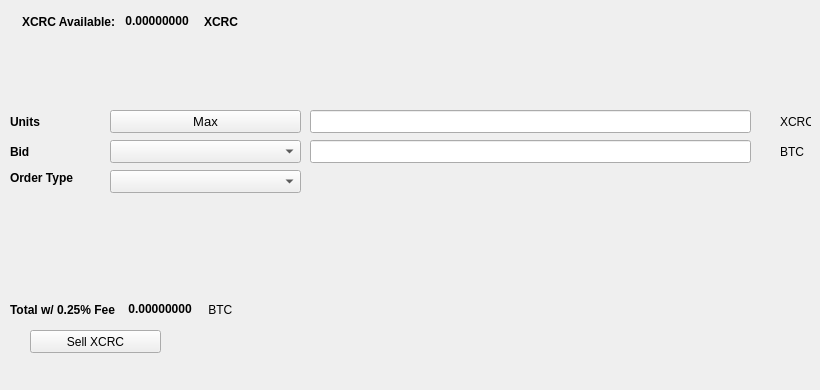
   <widget class="QWidget" name="SellTab">
    <attribute name="title">
     <string>Sell</string>
    </attribute>
    <widget class="QLabel" name="label_16">
     <property name="geometry">
      <rect>
       <x>780</x>
       <y>140</y>
       <width>31</width>
       <height>23</height>
      </rect>
     </property>
     <property name="text">
      <string>BTC</string>
     </property>
    </widget>
    <widget class="QComboBox" name="SellBidcomboBox">
     <property name="geometry">
      <rect>
       <x>110</x>
       <y>140</y>
       <width>191</width>
       <height>23</height>
      </rect>
     </property>
     <property name="font">
      <font>
       <pointsize>10</pointsize>
      </font>
     </property>
    </widget>
    <widget class="QLabel" name="label_18">
     <property name="geometry">
      <rect>
       <x>10</x>
       <y>110</y>
       <width>46</width>
       <height>23</height>
      </rect>
     </property>
     <property name="font">
      <font>
       <weight>75</weight>
       <bold>true</bold>
      </font>
     </property>
     <property name="text">
      <string>Units</string>
     </property>
    </widget>
    <widget class="QPushButton" name="Sell_Max_Amount">
     <property name="geometry">
      <rect>
       <x>110</x>
       <y>110</y>
       <width>191</width>
       <height>23</height>
      </rect>
     </property>
     <property name="font">
      <font>
       <pointsize>10</pointsize>
      </font>
     </property>
     <property name="text">
      <string>Max</string>
     </property>
    </widget>
    <widget class="QLabel" name="label_20">
     <property name="geometry">
      <rect>
       <x>10</x>
       <y>170</y>
       <width>91</width>
       <height>16</height>
      </rect>
     </property>
     <property name="font">
      <font>
       <weight>75</weight>
       <bold>true</bold>
      </font>
     </property>
     <property name="text">
      <string>Order Type</string>
     </property>
    </widget>
    <widget class="QComboBox" name="SellOrdertypeCombo">
     <property name="geometry">
      <rect>
       <x>110</x>
       <y>170</y>
       <width>191</width>
       <height>23</height>
      </rect>
     </property>
     <property name="font">
      <font>
       <pointsize>10</pointsize>
      </font>
     </property>
    </widget>
    <widget class="QLabel" name="label_21">
     <property name="geometry">
      <rect>
       <x>10</x>
       <y>140</y>
       <width>46</width>
       <height>23</height>
      </rect>
     </property>
     <property name="font">
      <font>
       <weight>75</weight>
       <bold>true</bold>
      </font>
     </property>
     <property name="text">
      <string>Bid</string>
     </property>
    </widget>
    <widget class="QLabel" name="label_22">
     <property name="geometry">
      <rect>
       <x>780</x>
       <y>110</y>
       <width>31</width>
       <height>23</height>
      </rect>
     </property>
     <property name="text">
      <string>XCRC</string>
     </property>
    </widget>
    <widget class="QLineEdit" name="UnitsInputXLR">
     <property name="geometry">
      <rect>
       <x>310</x>
       <y>110</y>
       <width>441</width>
       <height>23</height>
      </rect>
     </property>
     <property name="font">
      <font>
       <pointsize>9</pointsize>
       <weight>75</weight>
       <bold>true</bold>
      </font>
     </property>
    </widget>
    <widget class="QLineEdit" name="SellBidPriceEdit">
     <property name="geometry">
      <rect>
       <x>310</x>
       <y>140</y>
       <width>441</width>
       <height>23</height>
      </rect>
     </property>
     <property name="font">
      <font>
       <pointsize>9</pointsize>
       <weight>75</weight>
       <bold>true</bold>
      </font>
     </property>
    </widget>
    <widget class="QPushButton" name="SellXLRBTN">
     <property name="geometry">
      <rect>
       <x>30</x>
       <y>330</y>
       <width>131</width>
       <height>23</height>
      </rect>
     </property>
     <property name="text">
      <string>Sell XCRC</string>
     </property>
     <property name="icon">
      <iconset resource="../cryptocrowd">
       <normaloff>:/icons/bitcoin</normaloff>:/icons/bitcoin</iconset>
     </property>
    </widget>
    <widget class="QWidget" name="layoutWidget3">
     <property name="geometry">
      <rect>
       <x>22</x>
       <y>12</y>
       <width>258</width>
       <height>19</height>
      </rect>
     </property>
     <layout class="QHBoxLayout" name="horizontalLayout">
      <item>
       <widget class="QLabel" name="label232_2">
        <property name="font">
         <font>
          <weight>75</weight>
          <bold>true</bold>
         </font>
        </property>
        <property name="text">
         <string>XCRC Available:</string>
        </property>
       </widget>
      </item>
      <item>
       <widget class="QLabel" name="XLRAvailableLabel">
        <property name="palette">
         <palette>
          <active>
           <colorrole role="WindowText">
            <brush brushstyle="SolidPattern">
             <color alpha="255">
              <red>0</red>
              <green>0</green>
              <blue>0</blue>
             </color>
            </brush>
           </colorrole>
           <colorrole role="Button">
            <brush brushstyle="SolidPattern">
             <color alpha="255">
              <red>0</red>
              <green>170</green>
              <blue>0</blue>
             </color>
            </brush>
           </colorrole>
           <colorrole role="Light">
            <brush brushstyle="SolidPattern">
             <color alpha="255">
              <red>0</red>
              <green>255</green>
              <blue>0</blue>
             </color>
            </brush>
           </colorrole>
           <colorrole role="Midlight">
            <brush brushstyle="SolidPattern">
             <color alpha="255">
              <red>0</red>
              <green>212</green>
              <blue>0</blue>
             </color>
            </brush>
           </colorrole>
           <colorrole role="Dark">
            <brush brushstyle="SolidPattern">
             <color alpha="255">
              <red>0</red>
              <green>85</green>
              <blue>0</blue>
             </color>
            </brush>
           </colorrole>
           <colorrole role="Mid">
            <brush brushstyle="SolidPattern">
             <color alpha="255">
              <red>0</red>
              <green>113</green>
              <blue>0</blue>
             </color>
            </brush>
           </colorrole>
           <colorrole role="Text">
            <brush brushstyle="SolidPattern">
             <color alpha="255">
              <red>0</red>
              <green>170</green>
              <blue>0</blue>
             </color>
            </brush>
           </colorrole>
           <colorrole role="BrightText">
            <brush brushstyle="SolidPattern">
             <color alpha="255">
              <red>255</red>
              <green>255</green>
              <blue>255</blue>
             </color>
            </brush>
           </colorrole>
           <colorrole role="ButtonText">
            <brush brushstyle="SolidPattern">
             <color alpha="255">
              <red>0</red>
              <green>0</green>
              <blue>0</blue>
             </color>
            </brush>
           </colorrole>
           <colorrole role="Base">
            <brush brushstyle="SolidPattern">
             <color alpha="255">
              <red>255</red>
              <green>255</green>
              <blue>255</blue>
             </color>
            </brush>
           </colorrole>
           <colorrole role="Window">
            <brush brushstyle="SolidPattern">
             <color alpha="255">
              <red>0</red>
              <green>170</green>
              <blue>0</blue>
             </color>
            </brush>
           </colorrole>
           <colorrole role="Shadow">
            <brush brushstyle="SolidPattern">
             <color alpha="255">
              <red>0</red>
              <green>0</green>
              <blue>0</blue>
             </color>
            </brush>
           </colorrole>
           <colorrole role="AlternateBase">
            <brush brushstyle="SolidPattern">
             <color alpha="255">
              <red>127</red>
              <green>212</green>
              <blue>127</blue>
             </color>
            </brush>
           </colorrole>
           <colorrole role="ToolTipBase">
            <brush brushstyle="SolidPattern">
             <color alpha="255">
              <red>255</red>
              <green>255</green>
              <blue>220</blue>
             </color>
            </brush>
           </colorrole>
           <colorrole role="ToolTipText">
            <brush brushstyle="SolidPattern">
             <color alpha="255">
              <red>0</red>
              <green>0</green>
              <blue>0</blue>
             </color>
            </brush>
           </colorrole>
          </active>
          <inactive>
           <colorrole role="WindowText">
            <brush brushstyle="SolidPattern">
             <color alpha="255">
              <red>0</red>
              <green>0</green>
              <blue>0</blue>
             </color>
            </brush>
           </colorrole>
           <colorrole role="Button">
            <brush brushstyle="SolidPattern">
             <color alpha="255">
              <red>0</red>
              <green>170</green>
              <blue>0</blue>
             </color>
            </brush>
           </colorrole>
           <colorrole role="Light">
            <brush brushstyle="SolidPattern">
             <color alpha="255">
              <red>0</red>
              <green>255</green>
              <blue>0</blue>
             </color>
            </brush>
           </colorrole>
           <colorrole role="Midlight">
            <brush brushstyle="SolidPattern">
             <color alpha="255">
              <red>0</red>
              <green>212</green>
              <blue>0</blue>
             </color>
            </brush>
           </colorrole>
           <colorrole role="Dark">
            <brush brushstyle="SolidPattern">
             <color alpha="255">
              <red>0</red>
              <green>85</green>
              <blue>0</blue>
             </color>
            </brush>
           </colorrole>
           <colorrole role="Mid">
            <brush brushstyle="SolidPattern">
             <color alpha="255">
              <red>0</red>
              <green>113</green>
              <blue>0</blue>
             </color>
            </brush>
           </colorrole>
           <colorrole role="Text">
            <brush brushstyle="SolidPattern">
             <color alpha="255">
              <red>0</red>
              <green>170</green>
              <blue>0</blue>
             </color>
            </brush>
           </colorrole>
           <colorrole role="BrightText">
            <brush brushstyle="SolidPattern">
             <color alpha="255">
              <red>255</red>
              <green>255</green>
              <blue>255</blue>
             </color>
            </brush>
           </colorrole>
           <colorrole role="ButtonText">
            <brush brushstyle="SolidPattern">
             <color alpha="255">
              <red>0</red>
              <green>0</green>
              <blue>0</blue>
             </color>
            </brush>
           </colorrole>
           <colorrole role="Base">
            <brush brushstyle="SolidPattern">
             <color alpha="255">
              <red>255</red>
              <green>255</green>
              <blue>255</blue>
             </color>
            </brush>
           </colorrole>
           <colorrole role="Window">
            <brush brushstyle="SolidPattern">
             <color alpha="255">
              <red>0</red>
              <green>170</green>
              <blue>0</blue>
             </color>
            </brush>
           </colorrole>
           <colorrole role="Shadow">
            <brush brushstyle="SolidPattern">
             <color alpha="255">
              <red>0</red>
              <green>0</green>
              <blue>0</blue>
             </color>
            </brush>
           </colorrole>
           <colorrole role="AlternateBase">
            <brush brushstyle="SolidPattern">
             <color alpha="255">
              <red>127</red>
              <green>212</green>
              <blue>127</blue>
             </color>
            </brush>
           </colorrole>
           <colorrole role="ToolTipBase">
            <brush brushstyle="SolidPattern">
             <color alpha="255">
              <red>255</red>
              <green>255</green>
              <blue>220</blue>
             </color>
            </brush>
           </colorrole>
           <colorrole role="ToolTipText">
            <brush brushstyle="SolidPattern">
             <color alpha="255">
              <red>0</red>
              <green>0</green>
              <blue>0</blue>
             </color>
            </brush>
           </colorrole>
          </inactive>
          <disabled>
           <colorrole role="WindowText">
            <brush brushstyle="SolidPattern">
             <color alpha="255">
              <red>0</red>
              <green>85</green>
              <blue>0</blue>
             </color>
            </brush>
           </colorrole>
           <colorrole role="Button">
            <brush brushstyle="SolidPattern">
             <color alpha="255">
              <red>0</red>
              <green>170</green>
              <blue>0</blue>
             </color>
            </brush>
           </colorrole>
           <colorrole role="Light">
            <brush brushstyle="SolidPattern">
             <color alpha="255">
              <red>0</red>
              <green>255</green>
              <blue>0</blue>
             </color>
            </brush>
           </colorrole>
           <colorrole role="Midlight">
            <brush brushstyle="SolidPattern">
             <color alpha="255">
              <red>0</red>
              <green>212</green>
              <blue>0</blue>
             </color>
            </brush>
           </colorrole>
           <colorrole role="Dark">
            <brush brushstyle="SolidPattern">
             <color alpha="255">
              <red>0</red>
              <green>85</green>
              <blue>0</blue>
             </color>
            </brush>
           </colorrole>
           <colorrole role="Mid">
            <brush brushstyle="SolidPattern">
             <color alpha="255">
              <red>0</red>
              <green>113</green>
              <blue>0</blue>
             </color>
            </brush>
           </colorrole>
           <colorrole role="Text">
            <brush brushstyle="SolidPattern">
             <color alpha="255">
              <red>0</red>
              <green>85</green>
              <blue>0</blue>
             </color>
            </brush>
           </colorrole>
           <colorrole role="BrightText">
            <brush brushstyle="SolidPattern">
             <color alpha="255">
              <red>255</red>
              <green>255</green>
              <blue>255</blue>
             </color>
            </brush>
           </colorrole>
           <colorrole role="ButtonText">
            <brush brushstyle="SolidPattern">
             <color alpha="255">
              <red>0</red>
              <green>85</green>
              <blue>0</blue>
             </color>
            </brush>
           </colorrole>
           <colorrole role="Base">
            <brush brushstyle="SolidPattern">
             <color alpha="255">
              <red>0</red>
              <green>170</green>
              <blue>0</blue>
             </color>
            </brush>
           </colorrole>
           <colorrole role="Window">
            <brush brushstyle="SolidPattern">
             <color alpha="255">
              <red>0</red>
              <green>170</green>
              <blue>0</blue>
             </color>
            </brush>
           </colorrole>
           <colorrole role="Shadow">
            <brush brushstyle="SolidPattern">
             <color alpha="255">
              <red>0</red>
              <green>0</green>
              <blue>0</blue>
             </color>
            </brush>
           </colorrole>
           <colorrole role="AlternateBase">
            <brush brushstyle="SolidPattern">
             <color alpha="255">
              <red>0</red>
              <green>170</green>
              <blue>0</blue>
             </color>
            </brush>
           </colorrole>
           <colorrole role="ToolTipBase">
            <brush brushstyle="SolidPattern">
             <color alpha="255">
              <red>255</red>
              <green>255</green>
              <blue>220</blue>
             </color>
            </brush>
           </colorrole>
           <colorrole role="ToolTipText">
            <brush brushstyle="SolidPattern">
             <color alpha="255">
              <red>0</red>
              <green>0</green>
              <blue>0</blue>
             </color>
            </brush>
           </colorrole>
          </disabled>
         </palette>
        </property>
        <property name="font">
         <font>
          <weight>75</weight>
          <bold>true</bold>
         </font>
        </property>
        <property name="text">
         <string> 0.00000000 </string>
        </property>
        <property name="textInteractionFlags">
         <set>Qt::LinksAccessibleByMouse|Qt::TextSelectableByKeyboard|Qt::TextSelectableByMouse</set>
        </property>
       </widget>
      </item>
      <item>
       <widget class="QLabel" name="labelXLR">
        <property name="font">
         <font>
          <weight>75</weight>
          <bold>true</bold>
         </font>
        </property>
        <property name="text">
         <string>XCRC</string>
        </property>
       </widget>
      </item>
     </layout>
    </widget>
    <widget class="QWidget" name="layoutWidget">
     <property name="geometry">
      <rect>
       <x>10</x>
       <y>300</y>
       <width>268</width>
       <height>19</height>
      </rect>
     </property>
     <layout class="QHBoxLayout" name="horizontalLayout_2">
      <item>
       <widget class="QLabel" name="label_19">
        <property name="font">
         <font>
          <weight>75</weight>
          <bold>true</bold>
         </font>
        </property>
        <property name="text">
         <string>Total w/ 0.25% Fee </string>
        </property>
       </widget>
      </item>
      <item>
       <widget class="QLabel" name="SellCostLabel">
        <property name="palette">
         <palette>
          <active>
           <colorrole role="WindowText">
            <brush brushstyle="SolidPattern">
             <color alpha="255">
              <red>0</red>
              <green>0</green>
              <blue>0</blue>
             </color>
            </brush>
           </colorrole>
           <colorrole role="Button">
            <brush brushstyle="SolidPattern">
             <color alpha="255">
              <red>0</red>
              <green>170</green>
              <blue>0</blue>
             </color>
            </brush>
           </colorrole>
           <colorrole role="Light">
            <brush brushstyle="SolidPattern">
             <color alpha="255">
              <red>0</red>
              <green>255</green>
              <blue>0</blue>
             </color>
            </brush>
           </colorrole>
           <colorrole role="Midlight">
            <brush brushstyle="SolidPattern">
             <color alpha="255">
              <red>0</red>
              <green>212</green>
              <blue>0</blue>
             </color>
            </brush>
           </colorrole>
           <colorrole role="Dark">
            <brush brushstyle="SolidPattern">
             <color alpha="255">
              <red>0</red>
              <green>85</green>
              <blue>0</blue>
             </color>
            </brush>
           </colorrole>
           <colorrole role="Mid">
            <brush brushstyle="SolidPattern">
             <color alpha="255">
              <red>0</red>
              <green>113</green>
              <blue>0</blue>
             </color>
            </brush>
           </colorrole>
           <colorrole role="Text">
            <brush brushstyle="SolidPattern">
             <color alpha="255">
              <red>0</red>
              <green>170</green>
              <blue>0</blue>
             </color>
            </brush>
           </colorrole>
           <colorrole role="BrightText">
            <brush brushstyle="SolidPattern">
             <color alpha="255">
              <red>255</red>
              <green>255</green>
              <blue>255</blue>
             </color>
            </brush>
           </colorrole>
           <colorrole role="ButtonText">
            <brush brushstyle="SolidPattern">
             <color alpha="255">
              <red>0</red>
              <green>0</green>
              <blue>0</blue>
             </color>
            </brush>
           </colorrole>
           <colorrole role="Base">
            <brush brushstyle="SolidPattern">
             <color alpha="255">
              <red>255</red>
              <green>255</green>
              <blue>255</blue>
             </color>
            </brush>
           </colorrole>
           <colorrole role="Window">
            <brush brushstyle="SolidPattern">
             <color alpha="255">
              <red>0</red>
              <green>170</green>
              <blue>0</blue>
             </color>
            </brush>
           </colorrole>
           <colorrole role="Shadow">
            <brush brushstyle="SolidPattern">
             <color alpha="255">
              <red>0</red>
              <green>0</green>
              <blue>0</blue>
             </color>
            </brush>
           </colorrole>
           <colorrole role="AlternateBase">
            <brush brushstyle="SolidPattern">
             <color alpha="255">
              <red>127</red>
              <green>212</green>
              <blue>127</blue>
             </color>
            </brush>
           </colorrole>
           <colorrole role="ToolTipBase">
            <brush brushstyle="SolidPattern">
             <color alpha="255">
              <red>255</red>
              <green>255</green>
              <blue>220</blue>
             </color>
            </brush>
           </colorrole>
           <colorrole role="ToolTipText">
            <brush brushstyle="SolidPattern">
             <color alpha="255">
              <red>0</red>
              <green>0</green>
              <blue>0</blue>
             </color>
            </brush>
           </colorrole>
          </active>
          <inactive>
           <colorrole role="WindowText">
            <brush brushstyle="SolidPattern">
             <color alpha="255">
              <red>0</red>
              <green>0</green>
              <blue>0</blue>
             </color>
            </brush>
           </colorrole>
           <colorrole role="Button">
            <brush brushstyle="SolidPattern">
             <color alpha="255">
              <red>0</red>
              <green>170</green>
              <blue>0</blue>
             </color>
            </brush>
           </colorrole>
           <colorrole role="Light">
            <brush brushstyle="SolidPattern">
             <color alpha="255">
              <red>0</red>
              <green>255</green>
              <blue>0</blue>
             </color>
            </brush>
           </colorrole>
           <colorrole role="Midlight">
            <brush brushstyle="SolidPattern">
             <color alpha="255">
              <red>0</red>
              <green>212</green>
              <blue>0</blue>
             </color>
            </brush>
           </colorrole>
           <colorrole role="Dark">
            <brush brushstyle="SolidPattern">
             <color alpha="255">
              <red>0</red>
              <green>85</green>
              <blue>0</blue>
             </color>
            </brush>
           </colorrole>
           <colorrole role="Mid">
            <brush brushstyle="SolidPattern">
             <color alpha="255">
              <red>0</red>
              <green>113</green>
              <blue>0</blue>
             </color>
            </brush>
           </colorrole>
           <colorrole role="Text">
            <brush brushstyle="SolidPattern">
             <color alpha="255">
              <red>0</red>
              <green>170</green>
              <blue>0</blue>
             </color>
            </brush>
           </colorrole>
           <colorrole role="BrightText">
            <brush brushstyle="SolidPattern">
             <color alpha="255">
              <red>255</red>
              <green>255</green>
              <blue>255</blue>
             </color>
            </brush>
           </colorrole>
           <colorrole role="ButtonText">
            <brush brushstyle="SolidPattern">
             <color alpha="255">
              <red>0</red>
              <green>0</green>
              <blue>0</blue>
             </color>
            </brush>
           </colorrole>
           <colorrole role="Base">
            <brush brushstyle="SolidPattern">
             <color alpha="255">
              <red>255</red>
              <green>255</green>
              <blue>255</blue>
             </color>
            </brush>
           </colorrole>
           <colorrole role="Window">
            <brush brushstyle="SolidPattern">
             <color alpha="255">
              <red>0</red>
              <green>170</green>
              <blue>0</blue>
             </color>
            </brush>
           </colorrole>
           <colorrole role="Shadow">
            <brush brushstyle="SolidPattern">
             <color alpha="255">
              <red>0</red>
              <green>0</green>
              <blue>0</blue>
             </color>
            </brush>
           </colorrole>
           <colorrole role="AlternateBase">
            <brush brushstyle="SolidPattern">
             <color alpha="255">
              <red>127</red>
              <green>212</green>
              <blue>127</blue>
             </color>
            </brush>
           </colorrole>
           <colorrole role="ToolTipBase">
            <brush brushstyle="SolidPattern">
             <color alpha="255">
              <red>255</red>
              <green>255</green>
              <blue>220</blue>
             </color>
            </brush>
           </colorrole>
           <colorrole role="ToolTipText">
            <brush brushstyle="SolidPattern">
             <color alpha="255">
              <red>0</red>
              <green>0</green>
              <blue>0</blue>
             </color>
            </brush>
           </colorrole>
          </inactive>
          <disabled>
           <colorrole role="WindowText">
            <brush brushstyle="SolidPattern">
             <color alpha="255">
              <red>0</red>
              <green>85</green>
              <blue>0</blue>
             </color>
            </brush>
           </colorrole>
           <colorrole role="Button">
            <brush brushstyle="SolidPattern">
             <color alpha="255">
              <red>0</red>
              <green>170</green>
              <blue>0</blue>
             </color>
            </brush>
           </colorrole>
           <colorrole role="Light">
            <brush brushstyle="SolidPattern">
             <color alpha="255">
              <red>0</red>
              <green>255</green>
              <blue>0</blue>
             </color>
            </brush>
           </colorrole>
           <colorrole role="Midlight">
            <brush brushstyle="SolidPattern">
             <color alpha="255">
              <red>0</red>
              <green>212</green>
              <blue>0</blue>
             </color>
            </brush>
           </colorrole>
           <colorrole role="Dark">
            <brush brushstyle="SolidPattern">
             <color alpha="255">
              <red>0</red>
              <green>85</green>
              <blue>0</blue>
             </color>
            </brush>
           </colorrole>
           <colorrole role="Mid">
            <brush brushstyle="SolidPattern">
             <color alpha="255">
              <red>0</red>
              <green>113</green>
              <blue>0</blue>
             </color>
            </brush>
           </colorrole>
           <colorrole role="Text">
            <brush brushstyle="SolidPattern">
             <color alpha="255">
              <red>0</red>
              <green>85</green>
              <blue>0</blue>
             </color>
            </brush>
           </colorrole>
           <colorrole role="BrightText">
            <brush brushstyle="SolidPattern">
             <color alpha="255">
              <red>255</red>
              <green>255</green>
              <blue>255</blue>
             </color>
            </brush>
           </colorrole>
           <colorrole role="ButtonText">
            <brush brushstyle="SolidPattern">
             <color alpha="255">
              <red>0</red>
              <green>85</green>
              <blue>0</blue>
             </color>
            </brush>
           </colorrole>
           <colorrole role="Base">
            <brush brushstyle="SolidPattern">
             <color alpha="255">
              <red>0</red>
              <green>170</green>
              <blue>0</blue>
             </color>
            </brush>
           </colorrole>
           <colorrole role="Window">
            <brush brushstyle="SolidPattern">
             <color alpha="255">
              <red>0</red>
              <green>170</green>
              <blue>0</blue>
             </color>
            </brush>
           </colorrole>
           <colorrole role="Shadow">
            <brush brushstyle="SolidPattern">
             <color alpha="255">
              <red>0</red>
              <green>0</green>
              <blue>0</blue>
             </color>
            </brush>
           </colorrole>
           <colorrole role="AlternateBase">
            <brush brushstyle="SolidPattern">
             <color alpha="255">
              <red>0</red>
              <green>170</green>
              <blue>0</blue>
             </color>
            </brush>
           </colorrole>
           <colorrole role="ToolTipBase">
            <brush brushstyle="SolidPattern">
             <color alpha="255">
              <red>255</red>
              <green>255</green>
              <blue>220</blue>
             </color>
            </brush>
           </colorrole>
           <colorrole role="ToolTipText">
            <brush brushstyle="SolidPattern">
             <color alpha="255">
              <red>0</red>
              <green>0</green>
              <blue>0</blue>
             </color>
            </brush>
           </colorrole>
          </disabled>
         </palette>
        </property>
        <property name="font">
         <font>
          <weight>75</weight>
          <bold>true</bold>
         </font>
        </property>
        <property name="autoFillBackground">
         <bool>false</bool>
        </property>
        <property name="text">
         <string> 0.00000000</string>
        </property>
        <property name="textInteractionFlags">
         <set>Qt::LinksAccessibleByMouse|Qt::TextSelectableByMouse</set>
        </property>
       </widget>
      </item>
      <item>
       <widget class="QLabel" name="label_17">
        <property name="font">
         <font>
          <weight>50</weight>
          <bold>false</bold>
         </font>
        </property>
        <property name="text">
         <string> BTC</string>
        </property>
       </widget>
      </item>
     </layout>
    </widget>
    <widget class="QLabel" name="label_23">
     <property name="geometry">
      <rect>
       <x>460</x>
       <y>300</y>
       <width>281</width>
       <height>81</height>
      </rect>
     </property>
     <property name="text">
      <string/>
     </property>
     <property name="pixmap">
      <pixmap>:/images/bittrex</pixmap>
     </property>
    </widget>
   </widget>
